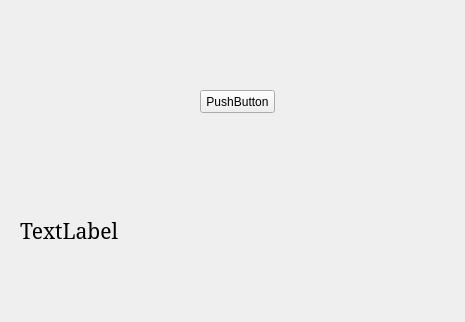
<?xml version="1.0" encoding="UTF-8"?>
<ui version="4.0">
 <class>Widget</class>
 <widget class="QWidget" name="Widget">
  <property name="geometry">
   <rect>
    <x>0</x>
    <y>0</y>
    <width>465</width>
    <height>322</height>
   </rect>
  </property>
  <property name="windowTitle">
   <string>Widget</string>
  </property>
  <widget class="QPushButton" name="pushButton">
   <property name="geometry">
    <rect>
     <x>200</x>
     <y>90</y>
     <width>75</width>
     <height>23</height>
    </rect>
   </property>
   <property name="text">
    <string>PushButton</string>
   </property>
  </widget>
  <widget class="QLabel" name="label">
   <property name="geometry">
    <rect>
     <x>20</x>
     <y>170</y>
     <width>431</width>
     <height>121</height>
    </rect>
   </property>
   <property name="font">
    <font>
     <family>MS Serif</family>
     <pointsize>16</pointsize>
    </font>
   </property>
   <property name="text">
    <string>TextLabel</string>
   </property>
  </widget>
 </widget>
 <resources/>
 <connections/>
</ui>
